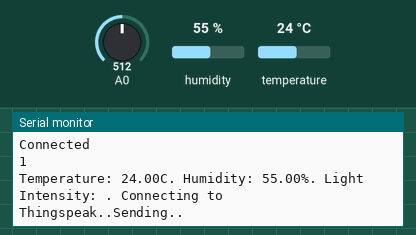
This sketch was run on a simulated ESP8266 (NodeMCU). Parts: the last lines printed to the serial monitor. Inputs (shaded band) come from the test bench; at power-on: humidity 55 %, temperature 24 °C, A0 = 512. WiFi joins after 1.5 s; servers stay silent unless stated.

Above: at 3.2 s.
3.3 s: humidity set to 22 %
At 5.22 s:
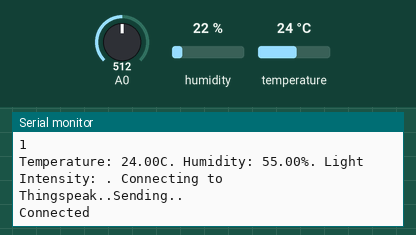
7.0 s: temperature set to 12 °C
At 8.8 s:
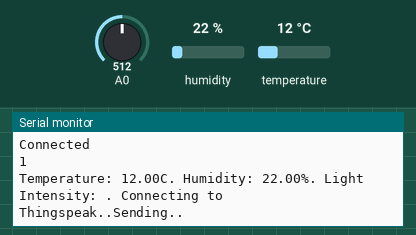
10.7 s: humidity set to 40 %
At 11.9 s:
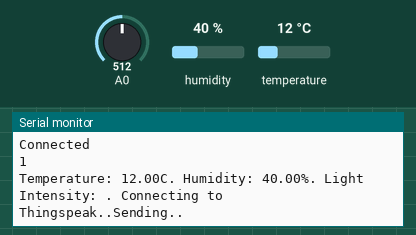
Timing chart, 0 to 13.7 s (numbered marks = the images above; inputs shaded):
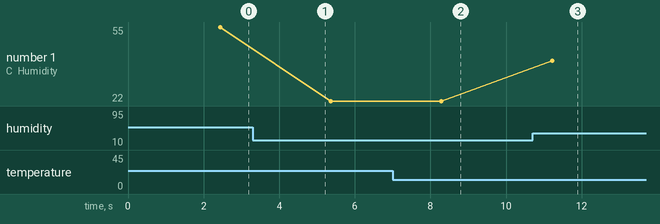

Measured:
- after the input at 7.0 s, the serial monitor: prints a new line after 1.3 s (image 2)
- after the input at 10.7 s, the serial monitor: prints a new line after 0.52 s (image 3)
- plotted number 1: 55 → 22 after the input at 3.3 s, 22 → 40 after the input at 10.7 s

The sketch:

TS_NITK.ino
```cpp
#include <ESP8266WiFi.h>
#include <DHT.h>
#include<SoftwareSerial.h>

#define DHTPIN D1
#define LDR A0
#define Rl 3300

String apiKey = "LXLNTR9QYEGSS2XP"; // LXLNTR9QYEGSS2XP
const char* ssid = "NITK-NET";
const char* pass = "2K16NITK";
const char* server = "api.thingspeak.com";
#define IO_USERNAME  "ravana1804"
#define IO_KEY       "aio_HhxC06kGhpvV93CHRocJUGkWIMHq"
float hum, temp, light;

DHT dht(DHTPIN, DHT11);
WiFiClient client;
void setup() {

  // put your main code here, to run repeatedly:
  Serial.begin(115200);
  delay(10);
  dht.begin();

  Serial.println("Connecting to ");
  Serial.println(ssid);

  WiFi.begin(ssid, pass);

  while(WiFi.status() != WL_CONNECTED){
  String data = "mode=191&username=181134&password=pravan18&producttype=0&a=0";
  Serial.print("Requesting POST: ");
   // Send request to the server:
  client.println("POST / HTTP/1.1");
  client.println("Host: nac.nitk.ac.in:8090/login.xml");
  client.println("Connection:close");
  client.println("Content-Type: html/xml");
  client.print("Content-Length:256 ");
  client.println(data.length());
  client.println();
  client.print(data);
  delay(2000);
  }
  Serial.println("");
  Serial.println(" -- Wifi Connected -- ");
  Serial.println("IP address: ");
  Serial.println(WiFi.localIP());

}

void loop() {

  hum = dht.readHumidity();
  temp = dht.readTemperature();
  if(WiFi.status() ==  WL_CONNECTED)
  {
    Serial.println("Connected");
  }


  // calculate the light intensity
  float light_read = analogRead(light);
  float pot_diff = (light_read/1024)*5;
  float light_in = 500/((Rl*3300)/(5 - pot_diff));

  light_in = 0.0;

  if(client.connect(server, 80))
  {
    bool check=client.connect(server,80);
    Serial.println(check);
    String sendData = apiKey+"&field1="+String(temp)+"&field2="+String(hum)+"&field3="+String(light_in)+"\r\n\r\n";

    client.print("POST /update HTTP/1.1\n");
    client.print("Host: api.thingspeak.com\n");
    client.print("Connection: close\n");
    client.print("X-THINGSPEAKAPIKEY: "+apiKey+"\n");
    client.print("Content-Type: application/x-www-form-urlencoded\n");
    client.print("Content-Length: ");
    client.print(sendData.length());
    client.print("\n\n");
    client.print(sendData);

    Serial.print("Temperature: ");
    Serial.print(temp);
    Serial.print("C. Humidity: ");
    Serial.print(hum);
    Serial.print("%. Light Intensity: ");
    Serial.print(". Connecting to Thingspeak..");
  }
  Serial.println("Sending..");
  delay(2500);

  }
```
